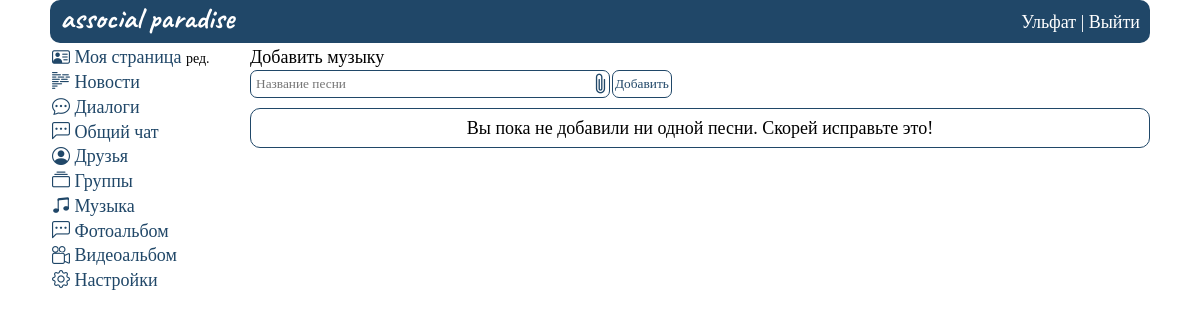
/music (signed in), run on an earlier commit of the app's database.
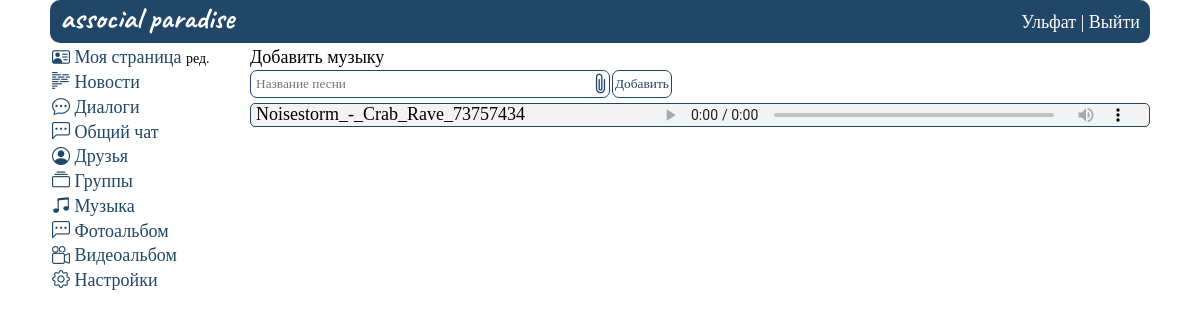
And on a later commit of the database.
### mysite/models.py (models this page shows, shortened)
class UserMusic(models.Model):
    user = models.ForeignKey(User, on_delete=models.CASCADE)
    title = models.TextField(max_length=200, blank=True, null=True)
    song = models.FileField(
        upload_to="mysite/static/music/", blank=True)
    time_create = models.DateTimeField(auto_now_add=True)
    time_update = models.DateTimeField(auto_now=True)
    class Meta:
        verbose_name_plural = 'Музыка пользователей'

### mysite/views.py (the view, shortened to what this page needs)
# urls.py: path('music', music, name='music'),
@login_required(login_url='home')
def music(request):
    userid = getAuthUser(request)
    personal_data = getUser(userid)
    form = UserMusicForm()
    allDialogues = getAllMessages(userid)
    unread_messages = calculation_unread(allDialogues, userid)
    allSong = UserMusic.objects.all()
    data = {
        'userid': userid,
        'allDialogues': allDialogues,
        'unread_messages': unread_messages,
        'allSong': allSong,
        'form': form,
        'personal_data': personal_data
    }
    return render(request, 'music.html', data)

### mysite/forms.py
class UserMusicForm(ModelForm):
    class Meta:
        model = UserMusic
        fields = ['title', 'song']
        widgets = {
            "title": TextInput(attrs={
                'placeholder': 'Название песни',
                'autofocus': True,
            }),
            "song": FileInput(attrs={
                'style': 'display:none',
                'accept': 'audio/mp3',
                'preload': 'auto',
            })
        }

### mysite/views.py (called while the page is built)
def getAuthUser(request):
    return request.session.get('is_auth', False)

def getUser(userid):
    return UserProfile.objects.get(user_id=userid)

def calculation_unread(messages, userid):
    msg = 0
    for i in messages:
        if i.status_message == 0 and int(i.last_sender) != userid:
            msg += 1
    return msg

### mysite/templates/music.html (shortened to what this page needs)
{%extends 'base.html'%}
{% load static %}
{%block content%}
    <div class="wrapper_users">
    {% include "header.html" %}
        <div class="rows_user">
            <div class="col1_user">
                {% include "menu.html" %}
            </div>
            <div class="col2_user">
                <div class="add_music">
                    <span>Добавить музыку</span>
                    <form method="post" enctype="multipart/form-data">
                        <div class="flex_obj">
                            <div class="photos_form">
                                {{ form.title }}
                            </div>
                            <label for="id_song" class='photos_clip_icon bi bi-paperclip' style='font-size: 1.5rem; color: #204768;'></label>
                            <div class="photos_form_button">
                                <button type="submit">Добавить</button>
                            </div>
                        </div>
                    </form>
                </div>
                <div class="view_music">
                    {% if allSong %}
                    {% for song in allSong %}
                    <div class="view_song">
                        <div class="song_key">
                            <span class="song_title">{{ song.title }}</span>
                        </div>
                        <div class="song_value">
                            <audio controls src="{% static song.song|cut:'mysite/static' %}" class="view_song_item" type="audio/mpeg"></audio>
                        </div>
                    </div>
                    {% endfor %}
                    {% else %}
                    <div class="none_photos">
                        <span class="none_photos_span">Вы пока не добавили ни одной песни. Скорей исправьте это!</span>
                    </div>
                    {% endif %}
                </div>
            </div>
        </div>
    </div>
{%endblock%}

What changed in the data, as far as the page shows it:
added UserMusic: title "Noisestorm_-_Crab_Rave_73757434"
Also different on the page:
text no longer shown: "Вы пока не добавили ни одной песни. Скорей исправьте это!"
